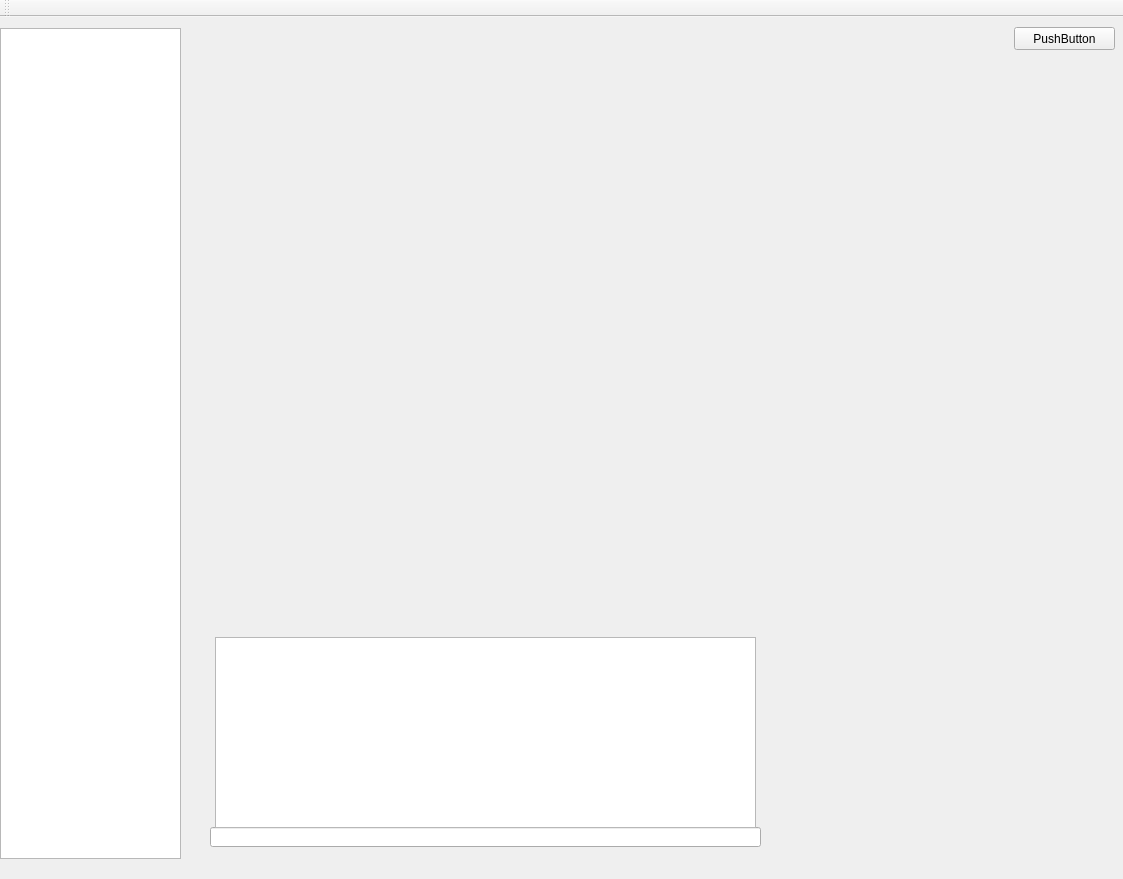
<?xml version="1.0" encoding="UTF-8"?>
<ui version="4.0">
 <class>UIClass</class>
 <widget class="QMainWindow" name="UIClass">
  <property name="geometry">
   <rect>
    <x>0</x>
    <y>0</y>
    <width>1123</width>
    <height>879</height>
   </rect>
  </property>
  <property name="windowTitle">
   <string>UI</string>
  </property>
  <widget class="QWidget" name="centralWidget">
   <widget class="QPushButton" name="pushButton">
    <property name="geometry">
     <rect>
      <x>1014</x>
      <y>10</y>
      <width>101</width>
      <height>23</height>
     </rect>
    </property>
    <property name="text">
     <string>PushButton</string>
    </property>
   </widget>
   <widget class="QListWidget" name="listWidget">
    <property name="geometry">
     <rect>
      <x>0</x>
      <y>11</y>
      <width>181</width>
      <height>831</height>
     </rect>
    </property>
   </widget>
   <widget class="QLineEdit" name="lineEdit">
    <property name="geometry">
     <rect>
      <x>210</x>
      <y>810</y>
      <width>551</width>
      <height>20</height>
     </rect>
    </property>
   </widget>
   <widget class="QTextBrowser" name="textBrowser">
    <property name="geometry">
     <rect>
      <x>215</x>
      <y>620</y>
      <width>541</width>
      <height>191</height>
     </rect>
    </property>
   </widget>
  </widget>
  <widget class="QMenuBar" name="menuBar">
   <property name="geometry">
    <rect>
     <x>0</x>
     <y>0</y>
     <width>1123</width>
     <height>23</height>
    </rect>
   </property>
  </widget>
  <widget class="QToolBar" name="mainToolBar">
   <attribute name="toolBarArea">
    <enum>TopToolBarArea</enum>
   </attribute>
   <attribute name="toolBarBreak">
    <bool>false</bool>
   </attribute>
  </widget>
 </widget>
 <layoutdefault spacing="6" margin="11"/>
 <resources>
  <include location="UI.qrc"/>
 </resources>
 <connections/>
</ui>
